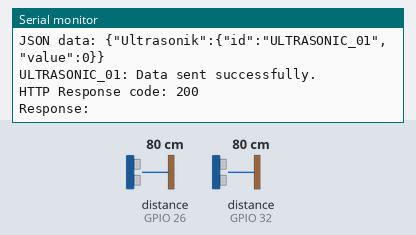
Recording of a sketch running on a simulated ESP32. On the bench: the last lines printed to the serial monitor. Wiring (inferred from the names in the program): 2 × ultrasonic range finder: trigger GPIO 27, echo GPIO 26 / trigger GPIO 33, echo GPIO 32. Inputs (shaded band) come from the test bench; at power-on: distance to the obstacle (sensors on GPIO 26, GPIO 32) 80 cm. The echo pulse lasts 58.3 µs per cm; WiFi joins after 1.5 s; servers stay silent unless stated; uploads are accepted with an empty reply.

Above: at 2.7 s.
2.8 s: distance to the obstacle (sensor on GPIO 26) set to 2 cm
At 2.88 s:
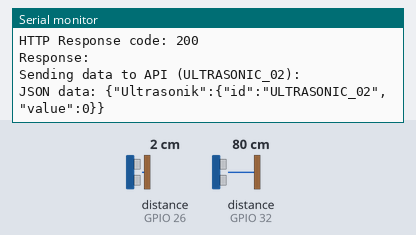
8.9 s: distance to the obstacle (sensor on GPIO 32) set to 2 cm
At 14.7 s:
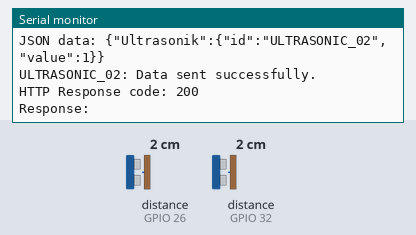
15.0 s: distance to the obstacle (sensor on GPIO 26) set to 4 cm
At 17.93 s:
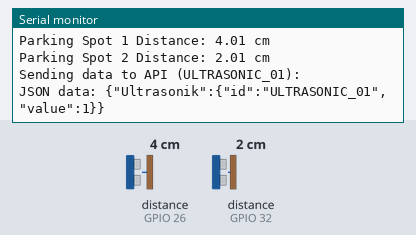
21.1 s: distance to the obstacle (sensor on GPIO 32) set to 4 cm
At 23.35 s:
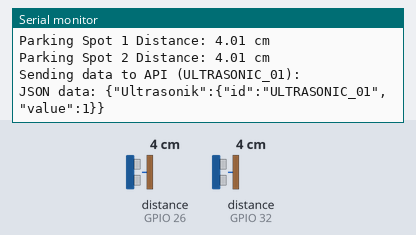
Timing chart, 0 to 24.9 s (numbered marks = the images above; inputs shaded):
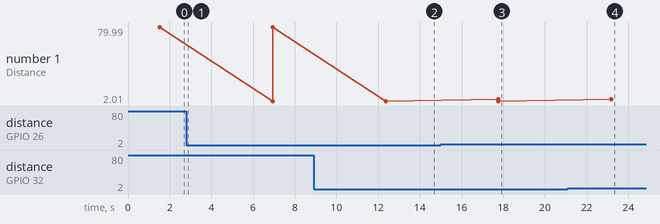

Measured:
- after the input at 8.9 s, the serial monitor: prints a new line after 3.5 s (image 2)
- after the input at 15.0 s, the serial monitor: prints a new line after 2.8 s (image 3)
- after the input at 21.1 s, the serial monitor: prints a new line after 2.1 s (image 4)

The sketch:

Ultrasonik_jimli.ino
```cpp
#include <WiFi.h>
#include <HTTPClient.h>
#include <ArduinoJson.h>

// Pin definitions for both sensors
// Sensor 1 pins - First parking spot
#define TRIGGER_PIN_1 27
#define ECHO_PIN_1 26
// Sensor 2 pins - Second parking spot
#define TRIGGER_PIN_2 33
#define ECHO_PIN_2 32

// WiFi credentials
const char* ssid = "TIARA MINDA  ARIFA";
const char* password = "killualluka";

// Separate API endpoints for each parking spot
const char* serverName1 = "http://192.168.1.21/backend-parking/parkir1_post.php";
const char* serverName2 = "http://192.168.1.21/backend-parking/parkir2_post.php";

void setup() {
  // Configure the ultrasonic sensor pins
  pinMode(TRIGGER_PIN_1, OUTPUT);
  pinMode(ECHO_PIN_1, INPUT);
  pinMode(TRIGGER_PIN_2, OUTPUT);
  pinMode(ECHO_PIN_2, INPUT);

  // Start serial communication for debugging
  Serial.begin(115200);

  // Initialize WiFi connection
  Serial.println("Connecting to WiFi...");
  WiFi.begin(ssid, password);
  while (WiFi.status() != WL_CONNECTED) {
    delay(500);
    Serial.print(".");
  }
  Serial.println();
  Serial.println("Connected to WiFi.");
  Serial.print("IP Address: ");
  Serial.println(WiFi.localIP());
}

// Unified function to read distance from any ultrasonic sensor
float readDistance(int triggerPin, int echoPin) {
  digitalWrite(triggerPin, LOW);
  delayMicroseconds(2);
  digitalWrite(triggerPin, HIGH);
  delayMicroseconds(10);
  digitalWrite(triggerPin, LOW);

  long duration = pulseIn(echoPin, HIGH, 30000);
  float distance = (duration / 2.0) * 0.0343; // Convert time to distance in cm
  return distance;
}

// Function to send data to API for a specific sensor
void sendToAPI(const char* serverName, const char* sensorId, float distance) {
  if (WiFi.status() == WL_CONNECTED) {
    HTTPClient http;
    http.begin(serverName);
    http.addHeader("Content-Type", "application/json");

    // Create JSON document for single sensor
    StaticJsonDocument<200> doc;
    JsonObject sensor = doc.createNestedObject("Ultrasonik");

    // Determine parking status based on distance
    sensor["id"] = sensorId;
    sensor["value"] = (distance < 7.0) ? 1 : 0;

    String jsonString;
    serializeJson(doc, jsonString);

    // Send data and log the attempt
    Serial.print("Sending data to API (");
    Serial.print(sensorId);
    Serial.println("):");
    Serial.println("JSON data: " + jsonString);

    int httpResponseCode = http.POST(jsonString);

    // Process and display the response
    if (httpResponseCode > 0) {
      String response = http.getString();
      Serial.print(sensorId);
      Serial.println(": Data sent successfully.");
      Serial.print("HTTP Response code: ");
      Serial.println(httpResponseCode);
      Serial.print("Response: ");
      Serial.println(response);
    } else {
      Serial.print("Error sending data for ");
      Serial.print(sensorId);
      Serial.print(". HTTP error code: ");
      Serial.println(httpResponseCode);
    }

    http.end();
  } else {
    Serial.println("WiFi Disconnected. Unable to send data.");
  }
}

void loop() {
  // Read distances from both parking spots
  float distance1 = readDistance(TRIGGER_PIN_1, ECHO_PIN_1);
  float distance2 = readDistance(TRIGGER_PIN_2, ECHO_PIN_2);

  // Display current readings for monitoring
  Serial.println("\n--- Current Readings ---");
  Serial.print("Parking Spot 1 Distance: ");
  Serial.print(distance1);
  Serial.println(" cm");
  Serial.print("Parking Spot 2 Distance: ");
  Serial.print(distance2);
  Serial.println(" cm");

  // Send data to respective endpoints
  sendToAPI(serverName1, "ULTRASONIC_01", distance1);
  delay(1000); // Small delay between requests to prevent network congestion
  sendToAPI(serverName2, "ULTRASONIC_02", distance2);

  // Wait before next reading cycle
  delay(4000); // Total cycle time will be 5 seconds (1s + 4s)
}
```
